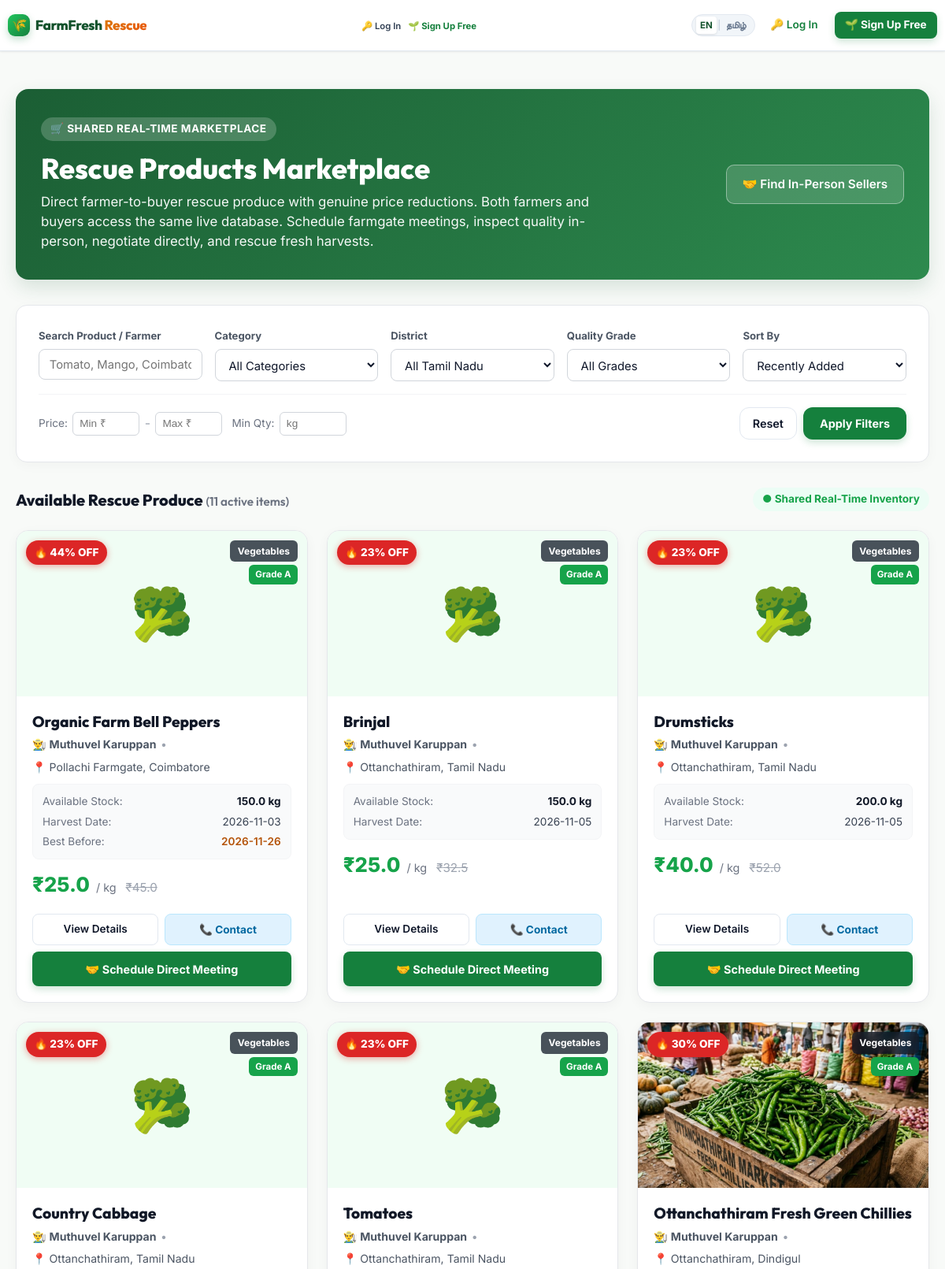
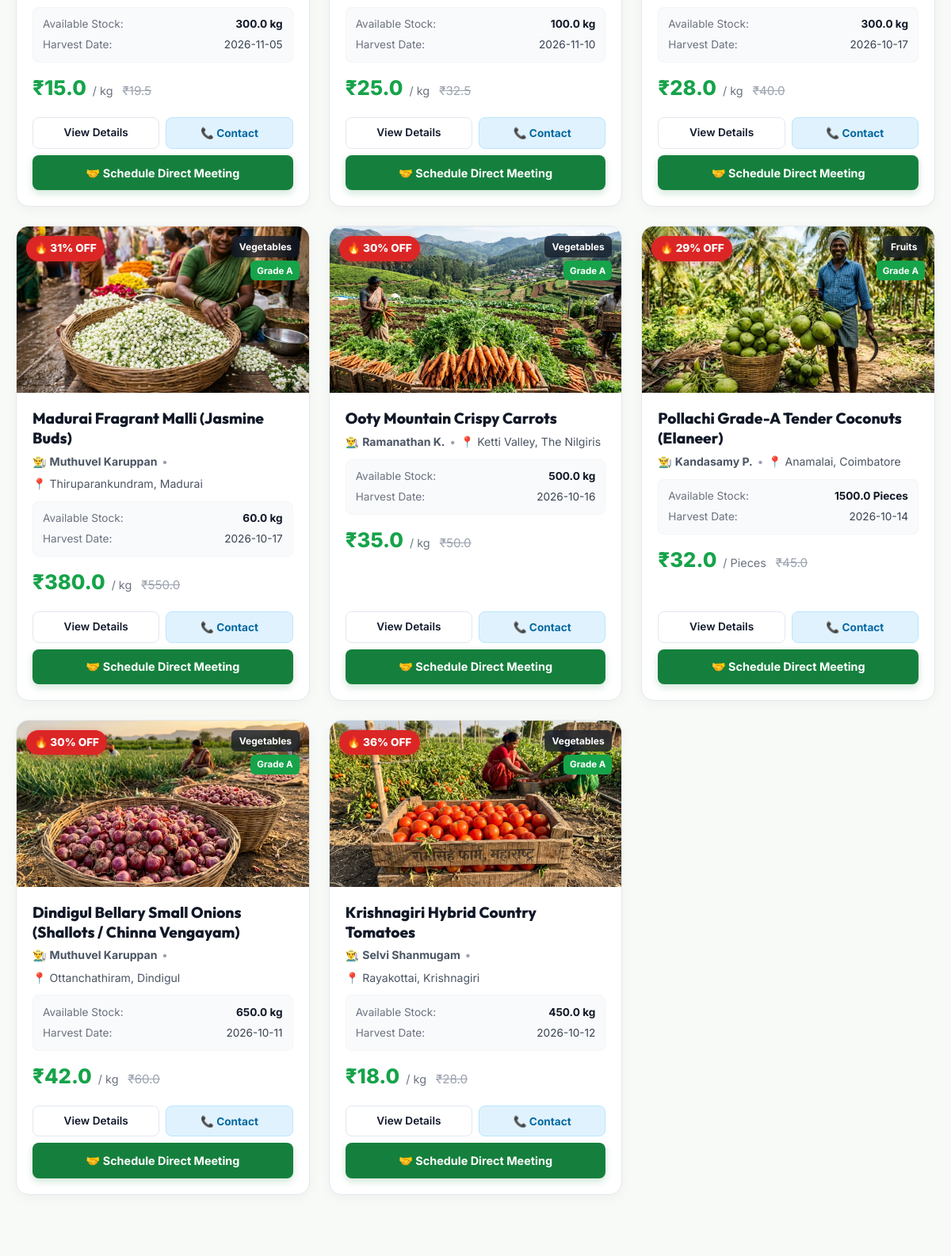
The page /rescue-products (upper part) on the database its author committed (2 pictures, top to bottom).
### tables this page shows
CREATE TABLE rescue_products (
        id INTEGER PRIMARY KEY AUTOINCREMENT,
        farmer_id INTEGER NOT NULL,
        listing_id INTEGER,
        product_name TEXT NOT NULL,
        category TEXT NOT NULL CHECK(category IN ('Vegetables', 'Fruits', 'Grains', 'Leafy Vegetables', 'Other Agricultural Products')),
        photo TEXT,
        additional_photos TEXT,
        quantity REAL NOT NULL,
        initial_quantity REAL NOT NULL,
        unit TEXT NOT NULL DEFAULT 'kg',
        original_price REAL NOT NULL,
        rescue_price REAL NOT NULL,
        discount_percent REAL DEFAULT 0,
        quality_grade TEXT NOT NULL DEFAULT 'Grade A',
        harvest_date DATE NOT NULL,
        expiry_date DATE,
        farm_location TEXT NOT NULL,
        district TEXT NOT NULL,
        pin_code TEXT,
        farmer_name TEXT NOT NULL,
        farmer_phone TEXT NOT NULL,
        whatsapp_number TEXT,
        description TEXT,
        status TEXT NOT NULL DEFAULT 'Available' CHECK(status IN ('Available', 'Partially Reserved', 'Sold', 'Expired', 'Removed')),
        created_at TIMESTAMP DEFAULT CURRENT_TIMESTAMP,
        updated_at TIMESTAMP DEFAULT CURRENT_TIMESTAMP,
        FOREIGN KEY (farmer_id) REFERENCES users(id) ON DELETE CASCADE,
        FOREIGN KEY (listing_id) REFERENCES listings(id) ON DELETE SET NULL
    );

### app.py (the view, shortened to what this page needs)
@app.route('/rescue-products')
def browse_rescue_products():
    category = request.args.get('category', 'All').strip()
    district = request.args.get('district', 'All').strip()
    quality = request.args.get('quality', 'All').strip()
    min_price = request.args.get('min_price', '').strip()
    max_price = request.args.get('max_price', '').strip()
    min_qty = request.args.get('min_qty', '').strip()
    search_q = request.args.get('q', '').strip()
    sort_by = request.args.get('sort', 'recent').strip()
    filters = {
        'category': category,
        'district': district,
        'quality_grade': quality,
        'min_price': min_price,
        'max_price': max_price,
        'min_qty': min_qty,
        'search_q': search_q
    }
    products = get_shared_rescue_products(filters, sort_by=sort_by)
    return render_template(
        'rescue_products.html',
        products=products,
        filters=filters,
        sort_by=sort_by,
        districts=sorted(list(TN_DISTRICT_COORDINATES.keys()))
    )

### app.py (called while the page is built, shortened)
def get_current_user():
    user = None
    user_id = session.get('user_id')
    if user_id:
        user = auth_service.get_user_by_id(user_id)
    if not user:
        jwt_token = request.cookies.get('farmfresh_auth_token')
        if not jwt_token and request.headers.get('Authorization'):
            auth_header = request.headers.get('Authorization', '').strip()
            if auth_header.startswith('Bearer '):
                jwt_token = auth_header.split(' ', 1)[1].strip()
    if user and user.get('is_active') == 0:
        session.clear()
        return None
    return user

@app.before_request
def load_request_state():
    if 'lang' not in session:
        session['lang'] = request.cookies.get('farmfresh_lang', 'en')
    if session['lang'] not in ['en', 'ta']:
        session['lang'] = 'en'
    g.lang = session['lang']
    g.user = get_current_user()

### database.py (called while the page is built)
def get_db():
    conn = sqlite3.connect(DATABASE_PATH, timeout=20.0)
    conn.row_factory = sqlite3.Row
    conn.execute("PRAGMA foreign_keys = ON")
    return conn

### translations.py (called while the page is built)
def t(key, lang='en'):
    lang_dict = TRANSLATIONS.get(lang, TRANSLATIONS['en'])
    return lang_dict.get(key, TRANSLATIONS['en'].get(key, key))

### templates/rescue_products.html (shortened to what this page needs)
{% extends "base.html" %}
{% block content %}
<div class="container" style="padding-top: 2rem; padding-bottom: 5rem;">
  <div style="background: linear-gradient(135deg, #1b5e34 0%, #2d8a4e 100%); color: white; padding: 2.25rem 2rem; border-radius: 16px; margin-bottom: 2rem; box-shadow: 0 10px 25px rgba(27, 94, 52, 0.15);">
    <div style="display: flex; justify-content: space-between; align-items: center; flex-wrap: wrap; gap: 1rem;">
      <div style="max-width: 720px;">
        <span style="display: inline-block; background: rgba(255,255,255,0.2); padding: 0.25rem 0.75rem; border-radius: 20px; font-size: 0.85rem; font-weight: 700; margin-bottom: 0.75rem; letter-spacing: 0.5px;">
          🛒 SHARED REAL-TIME MARKETPLACE
        </span>
        <h1 style="font-size: 2.25rem; font-weight: 800; margin: 0 0 0.5rem 0; color: #ffffff;">Rescue Products Marketplace</h1>
        <p style="margin: 0; font-size: 1.05rem; opacity: 0.95; line-height: 1.5;">
          Direct farmer-to-buyer rescue produce with genuine price reductions. Both farmers and buyers access the same live database. Schedule farmgate meetings, inspect quality in-person, negotiate directly, and rescue fresh harvests.
        </p>
      </div>
      <div style="display: flex; gap: 0.75rem; flex-wrap: wrap;">
        <a href="{{ url_for('find_sellers') }}" class="btn" style="background: rgba(255,255,255,0.15); color: #ffffff; border: 1px solid rgba(255,255,255,0.4); font-weight: 600; padding: 0.75rem 1.25rem; border-radius: 10px;">
          🤝 Find In-Person Sellers
        </a>
      </div>
    </div>
  </div>
  <div style="background: #ffffff; border-radius: 14px; padding: 1.75rem; border: 1px solid #e5e7eb; box-shadow: 0 4px 15px rgba(0,0,0,0.03); margin-bottom: 2rem;">
    <form action="{{ url_for('browse_rescue_products') }}" method="GET" id="rescueFilterForm">
      <div style="display: grid; grid-template-columns: repeat(auto-fit, minmax(200px, 1fr)); gap: 1rem; margin-bottom: 1rem;">
        <div>
          <label style="display: block; font-size: 0.82rem; font-weight: 700; color: #4b5563; margin-bottom: 0.35rem;">Search Product / Farmer</label>
          <input type="text" name="q" value="{{ filters.get('search_q', '') }}" placeholder="Tomato, Mango, Coimbatore..." class="filter-input" style="width: 100%; border: 1px solid #d1d5db; border-radius: 8px; padding: 0.6rem 0.8rem;">
        </div>
        <div>
          <label style="display: block; font-size: 0.82rem; font-weight: 700; color: #4b5563; margin-bottom: 0.35rem;">Category</label>
          <select name="category" class="filter-select" style="width: 100%; border: 1px solid #d1d5db; border-radius: 8px; padding: 0.6rem 0.8rem;">
            <option value="All" {% if filters.get('category') == 'All' %}selected{% endif %}>All Categories</option>
          </select>
        </div>
        <div>
          <label style="display: block; font-size: 0.82rem; font-weight: 700; color: #4b5563; margin-bottom: 0.35rem;">District</label>
          <select name="district" class="filter-select" style="width: 100%; border: 1px solid #d1d5db; border-radius: 8px; padding: 0.6rem 0.8rem;">
            <option value="All">All Tamil Nadu</option>
          </select>
        </div>
        <div>
          <label style="display: block; font-size: 0.82rem; font-weight: 700; color: #4b5563; margin-bottom: 0.35rem;">Quality Grade</label>
          <select name="quality" class="filter-select" style="width: 100%; border: 1px solid #d1d5db; border-radius: 8px; padding: 0.6rem 0.8rem;">
            <option value="All">All Grades</option>
          </select>
        </div>
        <div>
          <label style="display: block; font-size: 0.82rem; font-weight: 700; color: #4b5563; margin-bottom: 0.35rem;">Sort By</label>
          <select name="sort" class="filter-select" style="width: 100%; border: 1px solid #d1d5db; border-radius: 8px; padding: 0.6rem 0.8rem;">
            <option value="recent" {% if sort_by == 'recent' %}selected{% endif %}>Recently Added</option>
          </select>
        </div>
      </div>
      <div style="display: flex; flex-wrap: wrap; align-items: center; justify-content: space-between; gap: 1rem; border-top: 1px solid #f3f4f6; padding-top: 1rem;">
        <div style="display: flex; gap: 0.75rem; flex-wrap: wrap; align-items: center;">
          <div style="display: flex; align-items: center; gap: 0.4rem;">
            <span style="font-size: 0.85rem; color: #6b7280;">Price:</span>
            <input type="number" name="min_price" value="{{ filters.get('min_price', '') }}" placeholder="Min ₹" style="width: 85px; padding: 0.4rem 0.5rem; border: 1px solid #d1d5db; border-radius: 6px; font-size: 0.85rem;">
            <span style="color: #9ca3af;">-</span>
            <input type="number" name="max_price" value="{{ filters.get('max_price', '') }}" placeholder="Max ₹" style="width: 85px; padding: 0.4rem 0.5rem; border: 1px solid #d1d5db; border-radius: 6px; font-size: 0.85rem;">
          </div>
          <div style="display: flex; align-items: center; gap: 0.4rem;">
            <span style="font-size: 0.85rem; color: #6b7280;">Min Qty:</span>
            <input type="number" name="min_qty" value="{{ filters.get('min_qty', '') }}" placeholder="kg" style="width: 85px; padding: 0.4rem 0.5rem; border: 1px solid #d1d5db; border-radius: 6px; font-size: 0.85rem;">
          </div>
        </div>
        <div style="display: flex; gap: 0.5rem;">
          <a href="{{ url_for('browse_rescue_products') }}" class="btn btn-secondary" style="padding: 0.5rem 1rem; font-size: 0.9rem;">Reset</a>
          <button type="submit" class="btn btn-primary" style="padding: 0.5rem 1.25rem; font-size: 0.9rem; font-weight: 700;">Apply Filters</button>
        </div>
      </div>
    </form>
  </div>
  <div style="display: flex; justify-content: space-between; align-items: center; margin-bottom: 1.5rem;">
    <h2 style="font-size: 1.25rem; font-weight: 800; color: #111827; margin: 0;">
      Available Rescue Produce <span style="font-size: 0.95rem; font-weight: 600; color: #6b7280;">({{ products|length }} active items)</span>
    </h2>
    <span style="font-size: 0.85rem; color: #16a34a; font-weight: 700; background: #ecfdf5; padding: 0.25rem 0.75rem; border-radius: 20px;">
      ● Shared Real-Time Inventory
    </span>
  </div>
  {% if products %}
    <div style="display: grid; grid-template-columns: repeat(auto-fill, minmax(320px, 1fr)); gap: 1.5rem;">
      {% for item in products %}
        <div style="background: #ffffff; border-radius: 16px; border: 1px solid #e5e7eb; overflow: hidden; box-shadow: 0 4px 15px rgba(0,0,0,0.04); display: flex; flex-direction: column; transition: transform 0.2s, box-shadow 0.2s;">
          <div style="position: relative; height: 210px; background: #f3f4f6; overflow: hidden;">
            {% if item.photo %}
              <img src="{{ url_for('static', filename='uploads/' ~ item.photo) }}" alt="{{ item.product_name }}" style="width: 100%; height: 100%; object-fit: cover;">
            {% else %}
              <div style="width: 100%; height: 100%; display: flex; align-items: center; justify-content: center; font-size: 4rem; background: #f0fdf4;">
                🥦
              </div>
            {% endif %}
            {% if item.discount_percent and item.discount_percent > 0 %}
              <div style="position: absolute; top: 12px; left: 12px; background: #dc2626; color: white; padding: 0.3rem 0.65rem; border-radius: 20px; font-size: 0.85rem; font-weight: 800; box-shadow: 0 2px 8px rgba(220,38,38,0.4);">
                🔥 {{ item.discount_percent|round(0)|int }}% OFF
              </div>
            {% endif %}
            <div style="position: absolute; top: 12px; right: 12px; display: flex; flex-direction: column; gap: 0.25rem; align-items: flex-end;">
              <span style="background: rgba(17, 24, 39, 0.75); backdrop-filter: blur(4px); color: #ffffff; padding: 0.25rem 0.6rem; border-radius: 6px; font-size: 0.75rem; font-weight: 700;">
                {{ item.category }}
              </span>
              <span style="background: #16a34a; color: white; padding: 0.2rem 0.5rem; border-radius: 6px; font-size: 0.72rem; font-weight: 700;">
                {{ item.quality_grade }}
              </span>
            </div>
          </div>
          <div style="padding: 1.25rem; flex: 1; display: flex; flex-direction: column; justify-content: space-between;">
            <div>
              <div style="display: flex; justify-content: space-between; align-items: baseline; gap: 0.5rem; margin-bottom: 0.35rem;">
                <h3 style="font-size: 1.2rem; font-weight: 800; color: #111827; margin: 0; line-height: 1.3;">
                  <a href="{{ url_for('rescue_product_detail', product_id=item.id) }}" style="color: inherit; text-decoration: none;">
                    {{ item.product_name }}
                  </a>
                </h3>
              </div>
              <div style="font-size: 0.88rem; color: #4b5563; margin-bottom: 0.65rem; display: flex; align-items: center; gap: 0.35rem; flex-wrap: wrap;">
                <span>👨‍🌾 <strong>{{ item.farmer_name }}</strong></span>
                <span style="color: #9ca3af;">•</span>
                <span>📍 {{ item.farm_location }}, {{ item.district }}</span>
              </div>
              <div style="background: #f9fafb; padding: 0.65rem 0.75rem; border-radius: 8px; border: 1px solid #f3f4f6; margin-bottom: 0.75rem; font-size: 0.85rem;">
                <div style="display: flex; justify-content: space-between; margin-bottom: 0.25rem;">
                  <span style="color: #6b7280;">Available Stock:</span>
                  <strong style="color: #111827;">{{ item.quantity }} {{ item.unit }}</strong>
                </div>
                <div style="display: flex; justify-content: space-between;">
                  <span style="color: #6b7280;">Harvest Date:</span>
                  <span style="color: #374151;">{{ item.harvest_date }}</span>
                </div>
                {% if item.expiry_date %}
                  <div style="display: flex; justify-content: space-between; margin-top: 0.25rem;">
                    <span style="color: #6b7280;">Best Before:</span>
                    <span style="color: #b45309; font-weight: 600;">{{ item.expiry_date }}</span>
                  </div>
                {% endif %}
              </div>
              <div style="display: flex; align-items: baseline; gap: 0.5rem; margin-bottom: 1rem;">
                <span style="font-size: 1.6rem; font-weight: 800; color: #16a34a;">₹{{ item.rescue_price }}</span>
                <span style="font-size: 0.9rem; color: #6b7280;">/ {{ item.unit }}</span>
                {% if item.original_price and item.original_price > item.rescue_price %}
                  <span style="font-size: 0.95rem; color: #9ca3af; text-decoration: line-through; margin-left: 0.25rem;">₹{{ item.original_price }}</span>
                {% endif %}
              </div>
            </div>
            <div style="display: grid; grid-template-columns: 1fr 1fr; gap: 0.5rem; margin-top: auto;">
              <a href="{{ url_for('rescue_product_detail', product_id=item.id) }}" class="btn btn-secondary" style="text-align: center; font-size: 0.85rem; padding: 0.5rem; border-radius: 8px; font-weight: 600;">
                View Details
              </a>
              <button onclick="openContactModal('{{ item.farmer_name }}', '{{ item.farmer_phone }}', '{{ item.whatsapp_number or item.farmer_phone }}', '{{ item.product_name }}', '{{ item.farmer_id }}')" class="btn" style="background: #e0f2fe; color: #0369a1; border: 1px solid #bae6fd; font-size: 0.85rem; padding: 0.5rem; border-radius: 8px; font-weight: 700;">
                📞 Contact
              </button>
              <a href="{{ url_for('schedule_direct_meeting', product_id=item.id) }}" class="btn btn-primary" style="grid-column: span 2; text-align: center; font-size: 0.9rem; padding: 0.6rem; border-radius: 8px; font-weight: 700;">
                🤝 Schedule Direct Meeting
              </a>
            </div>
          </div>
        </div>
      {% endfor %}
    </div>
  {% endif %}
</div>
{% endblock %}

### rows shown on the page
rescue_products: discount_percent "44", category "Vegetables", quality_grade "Grade A", product_name "Organic Farm Bell Peppers", farmer_name "Muthuvel Karuppan", farm_location "Pollachi Farmgate", district "Coimbatore", quantity "150.0", unit "kg", harvest_date "2026-11-03", expiry_date "2026-11-26", rescue_price "25.0", original_price "45.0"
rescue_products: discount_percent "23", category "Vegetables", quality_grade "Grade A", product_name "Brinjal", farmer_name "Muthuvel Karuppan", farm_location "Ottanchathiram", district "Tamil Nadu", quantity "150.0", unit "kg", harvest_date "2026-11-05", rescue_price "25.0", original_price "32.5"
rescue_products: discount_percent "23", category "Vegetables", quality_grade "Grade A", product_name "Drumsticks", farmer_name "Muthuvel Karuppan", farm_location "Ottanchathiram", district "Tamil Nadu", quantity "200.0", unit "kg", harvest_date "2026-11-05", rescue_price "40.0", original_price "52.0"
rescue_products: discount_percent "23", category "Vegetables", quality_grade "Grade A", product_name "Country Cabbage", farmer_name "Muthuvel Karuppan", farm_location "Ottanchathiram", district "Tamil Nadu", quantity "300.0", unit "kg", harvest_date "2026-11-05", rescue_price "15.0", original_price "19.5"
rescue_products: discount_percent "23", category "Vegetables", quality_grade "Grade A", product_name "Tomatoes", farmer_name "Muthuvel Karuppan", farm_location "Ottanchathiram", district "Tamil Nadu", quantity "100.0", unit "kg", harvest_date "2026-11-10", rescue_price "25.0", original_price "32.5"
rescue_products: photo (picture), discount_percent "30", category "Vegetables", quality_grade "Grade A", product_name "Ottanchathiram Fresh Green Chillies", farmer_name "Muthuvel Karuppan", farm_location "Ottanchathiram", district "Dindigul", quantity "300.0", unit "kg", harvest_date "2026-10-17", rescue_price "28.0", original_price "40.0"
rescue_products: photo (picture), discount_percent "31", category "Vegetables", quality_grade "Grade A", product_name "Madurai Fragrant Malli (Jasmine Buds)", farmer_name "Muthuvel Karuppan", farm_location "Thiruparankundram", district "Madurai", quantity "60.0", unit "kg", harvest_date "2026-10-17", rescue_price "380.0", original_price "550.0"
rescue_products: photo (picture), discount_percent "30", category "Vegetables", quality_grade "Grade A", product_name "Ooty Mountain Crispy Carrots", farmer_name "Ramanathan K.", farm_location "Ketti Valley", district "The Nilgiris", quantity "500.0", unit "kg", harvest_date "2026-10-16", rescue_price "35.0", original_price "50.0"
rescue_products: photo (picture), discount_percent "29", category "Fruits", quality_grade "Grade A", product_name "Pollachi Grade-A Tender Coconuts (Elaneer)", farmer_name "Kandasamy P.", farm_location "Anamalai", district "Coimbatore", quantity "1500.0", unit "Pieces", harvest_date "2026-10-14", rescue_price "32.0", original_price "45.0"
rescue_products: photo (picture), discount_percent "30", category "Vegetables", quality_grade "Grade A", product_name "Dindigul Bellary Small Onions (Shallots / Chinna Vengayam)", farmer_name "Muthuvel Karuppan", farm_location "Ottanchathiram", district "Dindigul", quantity "650.0", unit "kg", harvest_date "2026-10-11", rescue_price "42.0", original_price "60.0"
rescue_products: photo (picture), discount_percent "36", category "Vegetables", quality_grade "Grade A", product_name "Krishnagiri Hybrid Country Tomatoes", farmer_name "Selvi Shanmugam", farm_location "Rayakottai", district "Krishnagiri", quantity "450.0", unit "kg", harvest_date "2026-10-12", rescue_price "18.0", original_price "28.0"

### other values the page prints
{{ _t('log_in') }} "Log In"
{{ _t('sign_up') }} "Sign Up Free"
{{ products|length }} "11"
